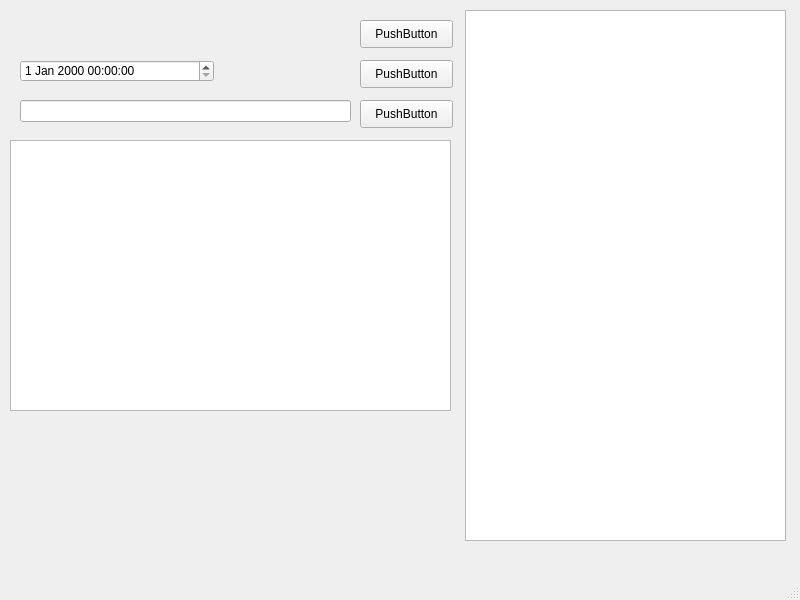
<?xml version="1.0" encoding="UTF-8"?>
<ui version="4.0">
 <class>MainWindow</class>
 <widget class="QMainWindow" name="MainWindow">
  <property name="geometry">
   <rect>
    <x>0</x>
    <y>0</y>
    <width>800</width>
    <height>600</height>
   </rect>
  </property>
  <property name="windowTitle">
   <string>MainWindow</string>
  </property>
  <widget class="QWidget" name="centralwidget">
   <widget class="QPushButton" name="pushButton">
    <property name="geometry">
     <rect>
      <x>360</x>
      <y>20</y>
      <width>93</width>
      <height>28</height>
     </rect>
    </property>
    <property name="text">
     <string>PushButton</string>
    </property>
   </widget>
   <widget class="QListView" name="listView">
    <property name="geometry">
     <rect>
      <x>465</x>
      <y>10</y>
      <width>321</width>
      <height>531</height>
     </rect>
    </property>
   </widget>
   <widget class="QPushButton" name="pushButton_2">
    <property name="geometry">
     <rect>
      <x>360</x>
      <y>60</y>
      <width>93</width>
      <height>28</height>
     </rect>
    </property>
    <property name="text">
     <string>PushButton</string>
    </property>
   </widget>
   <widget class="QPushButton" name="pushButton_3">
    <property name="geometry">
     <rect>
      <x>360</x>
      <y>100</y>
      <width>93</width>
      <height>28</height>
     </rect>
    </property>
    <property name="text">
     <string>PushButton</string>
    </property>
   </widget>
   <widget class="QTextEdit" name="textEdit">
    <property name="geometry">
     <rect>
      <x>10</x>
      <y>140</y>
      <width>441</width>
      <height>271</height>
     </rect>
    </property>
   </widget>
   <widget class="QLineEdit" name="lineEdit">
    <property name="geometry">
     <rect>
      <x>20</x>
      <y>100</y>
      <width>331</width>
      <height>22</height>
     </rect>
    </property>
   </widget>
   <widget class="QDateTimeEdit" name="dateTimeEdit">
    <property name="geometry">
     <rect>
      <x>20</x>
      <y>60</y>
      <width>194</width>
      <height>22</height>
     </rect>
    </property>
   </widget>
  </widget>
  <widget class="QMenuBar" name="menubar">
   <property name="geometry">
    <rect>
     <x>0</x>
     <y>0</y>
     <width>800</width>
     <height>26</height>
    </rect>
   </property>
  </widget>
  <widget class="QStatusBar" name="statusbar"/>
 </widget>
 <resources/>
 <connections/>
</ui>
